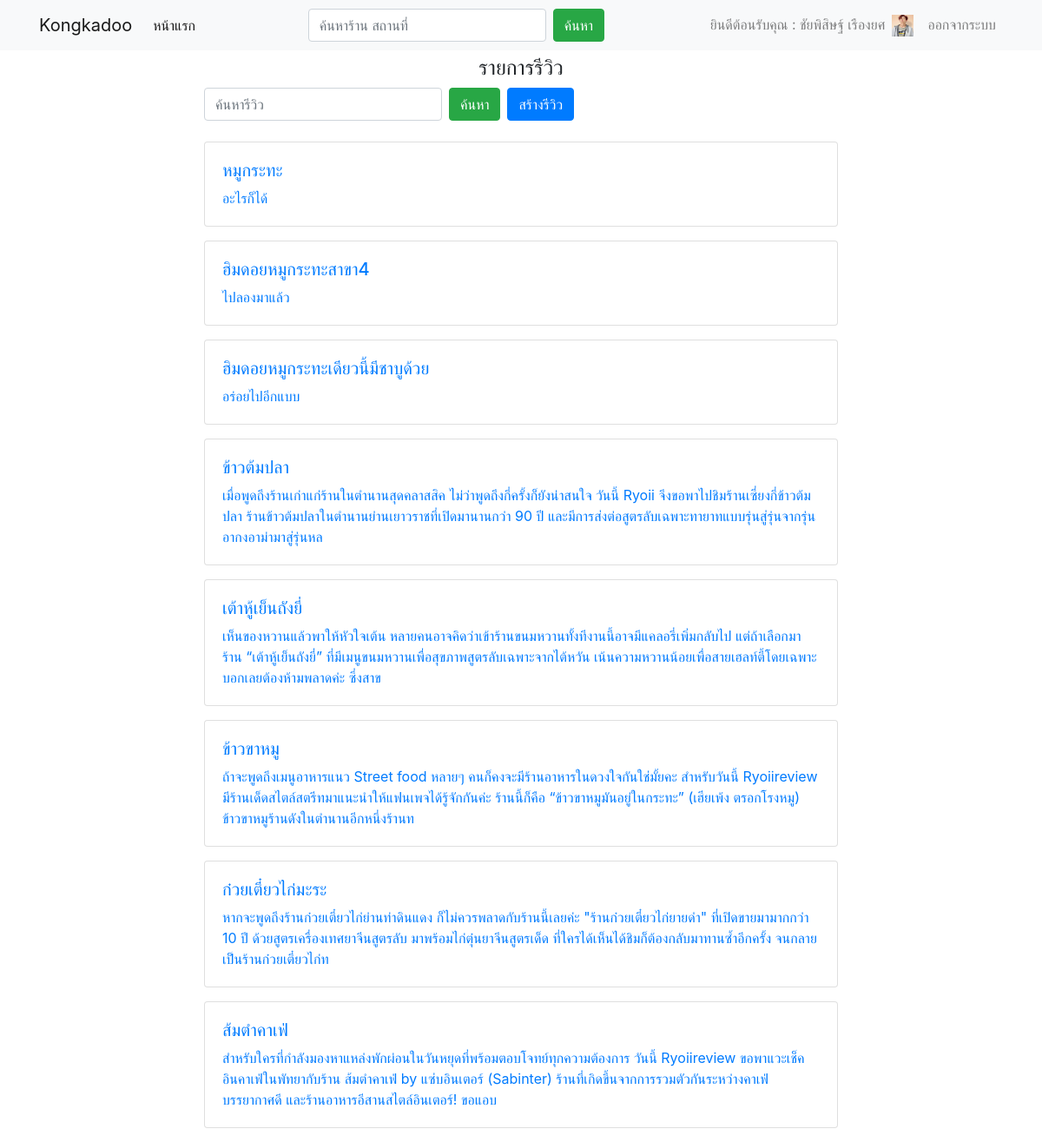
/review.php (signed in), run on the app's committed database.
### tables this page shows
CREATE TABLE `createreview` (
  `idcreatereview` int(11) NOT NULL,
  `crereview_topic` varchar(255) NOT NULL,
  `crereview_content` varchar(255) NOT NULL,
  `crereview_date` varchar(255) NOT NULL,
  `crereview_pic` varchar(255) NOT NULL,
  `crereview_username` varchar(255) NOT NULL
);

### review.php (the view, shortened to what this page needs)
<?php session_start();
include 'header.php';
if (isset($_POST['search'])) {
    $search = '%' . $_POST['search'] . '%';
    $sql = 'SELECT * from createreview where (crereview_topic LIKE"' . $search . '")';
    $sql .= 'or (crereview_content LIKE "' . $search . '")order by 	idcreatereview desc';
} else {
    $sql = 'SELECT * from createreview order by idcreatereview desc';
}
$result = mysql_query($sql) or die(mysql_error());
?>
<div class="container">
    <div class="row">
        <div class="col-sm col-md col-lg col-xl">
            <nav class="navbar navbar-expand-lg fixed-top navbar-light bg-light">
                <div class="container">
                    <a class="navbar-brand" href="index.php">Kongkadoo</a>
                    <div class="collapse navbar-collapse" id="navbarSupportedContent">
                        <ul class="navbar-nav mr-auto">
                            <li class="nav-item active">
                                <a class="nav-link" href="index.php">หน้าแรก <span class="sr-only">(current)</span></a>
                            </li>
                        </ul>
                        <form id="formsearch" name="formsearch" method="post" action="search_file.php"
                            class="form-inline my-4 my-lg-0">
                            <input name="search" type="text" id="search" required class="form-control mr-sm-2"
                                placeholder="ค้นหาร้าน สถานที่" />
                            <button class="btn btn-success my-2 my-sm-0" type="submit">ค้นหา</button>
                        </form>
                        <ul class="navbar-nav ml-auto">
                            <?php if (isset($_SESSION['id'])) {?>
                            <li class="nav-item">
                                <span class="navbar-text">
                                    <?php echo "ยินดีต้อนรับคุณ : " . $_SESSION['fullname']; ?>
                                </span>
                            </li>
                            <li class="nav-item">
                                <a class="nav-link" href=""><img src="Image/<?php echo $_SESSION['pic']; ?>" alt=""
                                        width="25" height="25"> <span class="sr-only">(current)</span></a>
                            </li>
                            <li class="nav-item">
                                <a class="nav-link" href="logout.php">ออกจากระบบ </a>
                            </li>
                            <?php }?>
                        </ul>
                    </div>
                </div>
            </nav>
        </div>
    </div>
</div>
<br>
<br>
<H4 align='center'>รายการรีวิว</H4>
<div class="container">
    <div class="row">
        <div class=col-2></div>
        <div class=col-8>
            <form id="formsearch" name="formsearch" method="post" action="search_review_file.php"
                class="form-inline my-4 my-lg-0">
                <input name="search" type="text" id="search" required class="form-control mr-sm-2"
                    placeholder="ค้นหารีวิว" />
                <button class="btn btn-success my-2 my-sm-0 " type="submit">ค้นหา</button>
                <a class="btn btn-primary mx-2" href="manage_review.php" role="button">สร้างรีวิว</a>
            </form>
        </div>
    </div>
    <div class="row">
        <div class="col-2"></div>
        <div class="col-8">
            <br>
            <?php
while ($row = mysql_fetch_assoc($result)) {
    echo "<div class='card'>";
    echo "<div class='card-body text-white '>";
    echo "<H5 class='card-text'><a href='review_profile.php?idcreatereview=" . $row['idcreatereview'] . "'>" . $row['crereview_topic'] . "</a></H5>";
    echo "<p class='card-text'><a href='review_profile.php?idcreatereview=" . $row['idcreatereview'] . "'>" . $row['crereview_content'] . "</a></p>";
    echo "</div>";
    echo "</div>";
}
?>
        </div>
    </div>
</div>
<?php include 'footer.php';?>

### data on the page
createreview: crereview_topic "หมูกระทะ", crereview_content "อะไรก็ได้"
createreview: crereview_topic "ฮิมดอยหมูกระทะสาขา4", crereview_content "ไปลองมาแล้ว"
createreview: crereview_topic "ฮิมดอยหมูกระทะเดียวนี้มีชาบูด้วย", crereview_content "อร่อยไปอีกแบบ"
createreview: crereview_topic "ข้าวต้มปลา", crereview_content "เมื่อพูดถึงร้านเก่าแก่ร้านในตำนานสุดคลาสสิค ไม่ว่าพูดถึงกี่ครั้งก็ยังน่าสนใจ วันนี้ Ryoii จึงขอพาไปชิมร้านเซี่ยงกี่ข้าวต้มปลา ร้านข้าวต้มปลาในตำนานย่านเยาวราชที่เปิดมานานกว่า 90 ปี และมีการส่งต่อสูตรลับเฉพาะทายาทแบบรุ่นสู่รุ่นจากรุ่นอากงอาม่ามาสู่รุ่นหล"
createreview: crereview_topic "เต้าหู้เย็นถังยี่", crereview_content "เห็นของหวานแล้วพาให้หัวใจเต้น หลายคนอาจคิดว่าเข้าร้านขนมหวานทั้งทีงานนี้อาจมีแคลอรี่เพิ่มกลับไป แต่ถ้าเลือกมาร้าน “เต้าหู้เย็นถังยี่” ที่มีเมนูขนมหวานเพื่อสุขภาพสูตรลับเฉพาะจากไต้หวัน เน้นความหวานน้อยเพื่อสายเฮลท์ตี้โดยเฉพาะบอกเลยต้องห้ามพลาดค่ะ ซึ่งสาข"
createreview: crereview_topic "ข้าวขาหมู", crereview_content "ถ้าจะพูดถึงเมนูอาหารแนว Street food หลายๆ คนก็คงจะมีร้านอาหารในดวงใจกันใช่มั้ยคะ สำหรับวันนี้ Ryoiireview มีร้านเด็ดสไตล์สตรีทมาแนะนำให้แฟนเพจได้รู้จักกันค่ะ ร้านนี้ก็คือ “ข้าวขาหมูมันอยู่ในกระทะ” (เฮียเพ้ง ตรอกโรงหมู) ข้าวขาหมูร้านดังในตำนานอีกหนึ่งร้านท"
createreview: crereview_topic "ก๋วยเตี๋ยวไก่มะระ", crereview_content "หากจะพูดถึงร้านก๋วยเตี๋ยวไก่ย่านท่าดินแดง ก็ไม่ควรพลาดกับร้านนี้เลยค่ะ \"ร้านก๋วยเตี๋ยวไก่ยายดำ\" ที่เปิดขายมามากกว่า 10 ปี ด้วยสูตรเครื่องเทศยาจีนสูตรลับ มาพร้อมไก่ตุ๋นยาจีนสูตรเด็ด ที่ใครได้เห็นได้ชิมก็ต้องกลับมาทานซ้ำอีกครั้ง จนกลายเป็นร้านก๋วยเตี๋ยวไก่ท"
createreview: crereview_topic "ส้มตำคาเฟ่", crereview_content "สำหรับใครที่กำลังมองหาแหล่งพักผ่อนในวันหยุดที่พร้อมตอบโจทย์ทุกความต้องการ วันนี้ Ryoiireview ขอพาแวะเช็คอินคาเฟ่ในพัทยากับร้าน ส้มตำคาเฟ่ by แซ่บอินเตอร์ (Sabinter) ร้านที่เกิดขึ้นจากการรวมตัวกันระหว่างคาเฟ่บรรยากาศดี และร้านอาหารอีสานสไตล์อินเตอร์! ขอแอบ"

### other printed values
$_SESSION['fullname'] "ชัยพิสิษฐ์ เรืองยศ"
